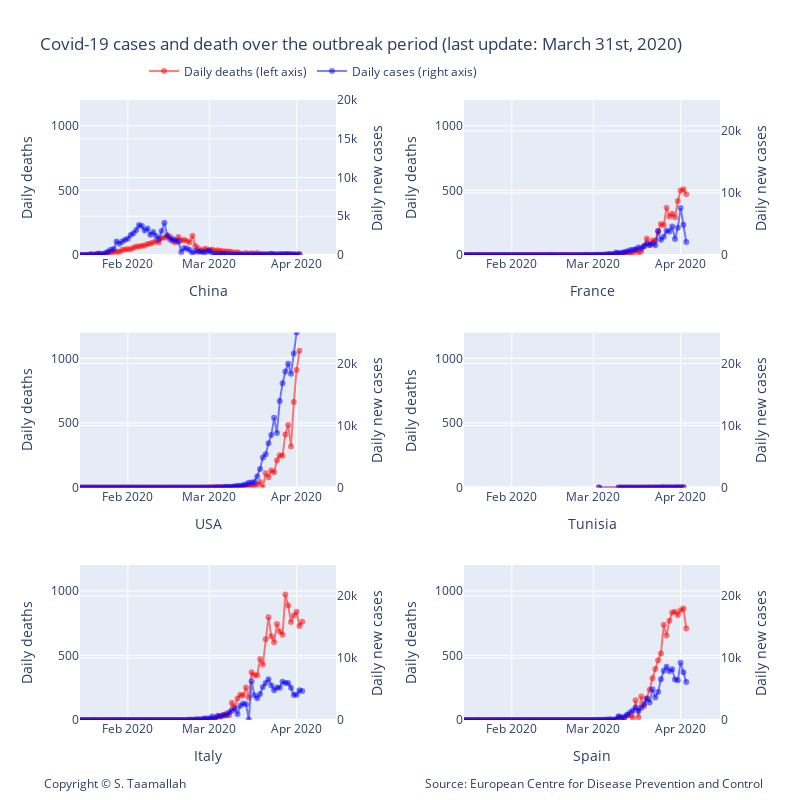

Write notebook code for a chart like this one.
### Markdown cell above
</br>

Italy has been under a lockdown since March 9th. Bars, restaurants and non-essential businesses were ordered to close on March 11th. Considering the 12th of March as the effective shutdown day and using a 16 day delay for the number of daily cases to peak (as derived from the China case above), we can expect a peak to be reached around March 28th. In Spain and in France, one can hope for a peak occuring 4 and 6 days later respectively i.e. April 1st and april 3rd. 

It is interesting to see that the number of daily cases in Italy has not increased since March 22nd and remained between 5000 and 6000 per day. A similar observation can be made in Spain with the number of new cases flat since March 27th. 

If the number of cases indeed eaked in Italy and Spain, then we should expect

### Code cell
#plotting number of cases and number of deaths for different countries
# all charts using same scale for ease of comparison
# number of death are on the left y-axis. 

# Add traces
trace1 = go.Scatter(
        x=df_china.index, 
        y=df_china['deaths'],
        mode='lines+markers',
        name='Daily deaths (left axis)',
        line_color='rgba(256, 0, 0, .5)',
)
trace2 = go.Scatter(
        x=df_china.index, 
        y=df_china['cases'],
        mode='lines+markers',
        name='Daily cases (right axis)',
        line_color='rgba(0, 0, 256, .5)',
        yaxis='y2'
)
trace3 = go.Scatter(
        x=df_france.index, 
        y=df_france['deaths'],
        mode='lines+markers',
        name='Daily deaths',
        showlegend=False,
        line_color='rgba(256, 0, 0, .5)',
        xaxis='x2',
        yaxis='y3'
)
trace4 = go.Scatter(
        x=df_france.index, 
        y=df_france['cases'],
        mode='lines+markers',
        name='Daily cases',
        line_color='rgba(0, 0, 256, .5)',
        xaxis='x2',
        yaxis='y4',
        showlegend=False,
)
trace5 = go.Scatter(
        x=df_usa.index, 
        y=df_usa['deaths'],
        mode='lines+markers',
        name='Daily deaths',
        line_color='rgba(256, 0, 0, .5)',
        xaxis='x3',
        yaxis='y5',
        showlegend=False,
)
trace6 = go.Scatter(
        x=df_usa.index, 
        y=df_usa['cases'],
        mode='lines+markers',
        name='Daily cases',
        line_color='rgba(0, 0, 256, .5)',
        xaxis='x3',
        yaxis='y6',
        showlegend=False,
)
trace7 = go.Scatter(
        x=df_tunisia.index, 
        y=df_tunisia['deaths'],
        mode='lines+markers',
        name='Daily deaths',
        line_color='rgba(256, 0, 0, .5)',
        xaxis='x4',
        yaxis='y7',
        showlegend=False,
)
trace8 = go.Scatter(
        x=df_tunisia.index, 
        y=df_tunisia['cases'],
        mode='lines+markers',
        name='Daily cases',
        line_color='rgba(0, 0, 256, .5)',
        xaxis='x4',
        yaxis='y8',
        showlegend=False,
)


trace9 = go.Scatter(
        x=df_italy.index, 
        y=df_italy['deaths'],
        mode='lines+markers',
        name='Daily deaths',
        line_color='rgba(256, 0, 0, .5)',
        xaxis='x5',
        yaxis='y9',
        showlegend=False,
)

trace10 = go.Scatter(
        x=df_italy.index, 
        y=df_italy['cases'],
        mode='lines+markers',
        name='Daily cases',
        line_color='rgba(0, 0, 256, .5)',
        xaxis='x5',
        yaxis='y10',
        showlegend=False,
)

trace11 = go.Scatter(
        x=df_spain.index, 
        y=df_spain['deaths'],
        mode='lines+markers',
        name='Daily deaths',
        line_color='rgba(256, 0, 0, .5)',
        xaxis='x6',
        yaxis='y11',
        showlegend=False,
)
trace12 = go.Scatter(
        x=df_spain.index, 
        y=df_spain['cases'],
        mode='lines+markers',
        name='Daily cases',
        line_color='rgba(0, 0, 256, .5)',
        xaxis='x6',
        yaxis='y12',
        showlegend=False,
)

data = [trace1, trace2, trace3, trace4, trace5, trace6, trace7, trace8, trace9, trace10, trace11, trace12]

layout = go.Layout(
    title='Covid-19 cases and death over the outbreak period (last update: March 31st, 2020)',
    legend=dict(x=.1, y=1.07, orientation="h"), 
    width=800,
    height=800,
    
    annotations=[
        dict(
            x=1.07,
            y=-0.12,
            showarrow=False,
            text='Source: European Centre for Disease Prevention and Control',
            xref='paper',
            yref='paper'
        ),
        
        dict(
            x=-0.06,
            y=-0.12,
            showarrow=False,
            text='Copyright © S. Taamallah ',
            xref='paper',
            yref='paper'
        )
    ],
    
    # Top left
    xaxis=dict(
        title='China',
        domain=[0, 0.4],
        range=['2020-01-15', '2020-04-15'],
    ),
    yaxis=dict(
        title='Daily deaths',
        #type='log',
        range=[0,1200],
        domain=[0.75, 1],
        anchor='x'
    ),
    yaxis2=dict(
        title = 'Daily new cases',
        #type='log',
        range=[0,20000],
        overlaying='y',
        side='right'
    ),
    

    # Top right
    xaxis2=dict(
        title='France',
        range=['2020-01-15', '2020-04-15'],
        domain=[0.6, 1.0],
        anchor='y3'
    ),
    yaxis3=dict(
        #type='log',
        title = 'Daily deaths',
        domain=[0.75, 1],
        anchor='x2',
        range=[0,1200],

    ),
    yaxis4=dict(
        title = 'Daily new cases',
        domain=[0.6, 1.0],
        overlaying='y3',
        range=[0,25000],
        side='right',
        anchor='x2'
    ),

    # middle left
    xaxis3=dict(
        title='USA',
        range=['2020-01-15', '2020-04-15'],
        domain=[0, 0.4],
        anchor='y5'
    ),
    yaxis5=dict(
        #type='log',
        title = 'Daily deaths',
        domain=[0.375, 0.625],
        range=[0,1200],
        anchor='x3'
    ),
    yaxis6=dict(
        title = 'Daily new cases',
        domain=[0.375, 0.625],
        overlaying='y5',
        range=[0,25000],
        side='right',
        anchor='x3'
    ),

    # middle right
    xaxis4=dict(
        title='Tunisia',
        range=['2020-01-15', '2020-04-15'],
        domain=[0.6, 1.0],
        anchor='y7'
    ),
    yaxis7=dict(
        #type='log',
        title = 'Daily deaths',
        domain=[0.375, 0.625],
        range=[0,1200],
        anchor='x4'
    ),
    yaxis8=dict(
        title = 'Daily new cases',
        domain=[0.375, 0.625],
        overlaying='y7',
        range=[0,25000],
        side='right',
        anchor='x4'
    ),
    
    # Bottom left
    xaxis5=dict(
        title='Italy',
        range=['2020-01-15', '2020-04-15'],
        domain=[0, 0.4],
        anchor='y9'
    ),
    yaxis9=dict(
        #type='log',
        title = 'Daily deaths',
        domain=[0, 0.25],
        range=[0,1200],
        anchor='x5'
    ),
    yaxis10=dict(
        title = 'Daily new cases',
        domain=[0, 0.25],
        overlaying='y9',
        range=[0,25000],
        side='right',
        anchor='x5'
    ),
    
    # Bottom bottom right
    xaxis6=dict(
        title='Spain',
        range=['2020-01-15', '2020-04-15'],
        domain=[0.6, 1.0],
        anchor='y11'
    ),
    yaxis11=dict(
        #type='log',
        title = 'Daily deaths',
        domain=[0, 0.25],
        range=[0,1200],
        anchor='x6'
    ),
    yaxis12=dict(
        title = 'Daily new cases',
        domain=[0, 0.25],
        overlaying='y11',
        range=[0,25000],
        side='right',
        anchor='x6'
    )
    
)


    
fig = go.Figure(data=data, layout=layout)


fig.show()


#py.plot(data, filename = 'basic-line', auto_open=True)

#py.plot(data, filename='privacy-public', sharing='public')

from plotly.offline import plot
plot(fig, filename="STaamallah_covid19_analysis_chart_1_20200331.html", auto_open = False)
